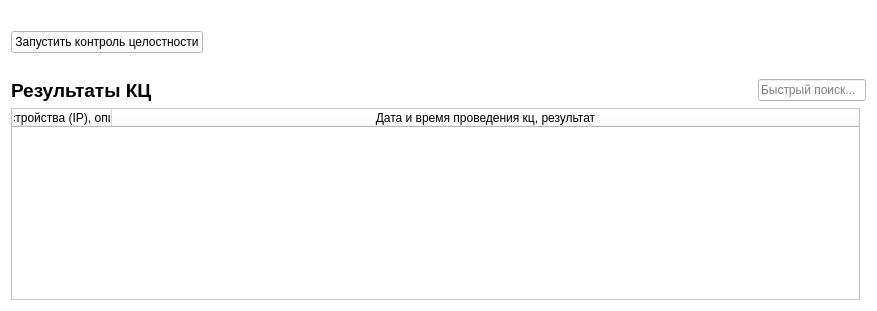
      <widget class="QWidget" name="KC">
       <property name="styleSheet">
        <string notr="true">background-color: rgb(255, 255, 255);</string>
       </property>
       <attribute name="title">
        <string>КЦ</string>
       </attribute>
       <layout class="QGridLayout" name="gridLayout_6">
        <item row="2" column="0" colspan="2">
         <layout class="QHBoxLayout" name="horizontalLayout_13">
          <item>
           <widget class="QLabel" name="lb_ResultKC">
            <property name="font">
             <font>
              <family>Arimo</family>
              <pointsize>14</pointsize>
              <weight>75</weight>
              <bold>true</bold>
             </font>
            </property>
            <property name="text">
             <string>Результаты КЦ</string>
            </property>
           </widget>
          </item>
          <item>
           <spacer name="horizontalSpacer_10">
            <property name="orientation">
             <enum>Qt::Horizontal</enum>
            </property>
            <property name="sizeType">
             <enum>QSizePolicy::Fixed</enum>
            </property>
            <property name="sizeHint" stdset="0">
             <size>
              <width>600</width>
              <height>20</height>
             </size>
            </property>
           </spacer>
          </item>
          <item>
           <widget class="QLineEdit" name="le_SerachKC">
            <property name="maximumSize">
             <size>
              <width>350</width>
              <height>16777215</height>
             </size>
            </property>
            <property name="placeholderText">
             <string>Быстрый поиск...</string>
            </property>
           </widget>
          </item>
         </layout>
        </item>
        <item row="0" column="0" colspan="2">
         <layout class="QHBoxLayout" name="horizontalLayout_14">
          <property name="topMargin">
           <number>20</number>
          </property>
          <property name="bottomMargin">
           <number>20</number>
          </property>
          <item>
           <widget class="QPushButton" name="pb_StartControl">
            <property name="sizePolicy">
             <sizepolicy hsizetype="Fixed" vsizetype="Fixed">
              <horstretch>0</horstretch>
              <verstretch>0</verstretch>
             </sizepolicy>
            </property>
            <property name="maximumSize">
             <size>
              <width>226</width>
              <height>16777215</height>
             </size>
            </property>
            <property name="acceptDrops">
             <bool>false</bool>
            </property>
            <property name="text">
             <string>Запустить контроль целостности</string>
            </property>
           </widget>
          </item>
          <item>
           <widget class="QLabel" name="lb_KC">
            <property name="text">
             <string/>
            </property>
           </widget>
          </item>
          <item>
           <spacer name="horizontalSpacer_9">
            <property name="orientation">
             <enum>Qt::Horizontal</enum>
            </property>
            <property name="sizeHint" stdset="0">
             <size>
              <width>40</width>
              <height>20</height>
             </size>
            </property>
           </spacer>
          </item>
         </layout>
        </item>
        <item row="3" column="0">
         <widget class="QTableWidget" name="tableWidget_3">
          <property name="font">
           <font>
            <family>Arimo</family>
            <pointsize>9</pointsize>
           </font>
          </property>
          <property name="autoFillBackground">
           <bool>true</bool>
          </property>
          <property name="editTriggers">
           <set>QAbstractItemView::NoEditTriggers</set>
          </property>
          <property name="tabKeyNavigation">
           <bool>true</bool>
          </property>
          <property name="showDropIndicator" stdset="0">
           <bool>true</bool>
          </property>
          <property name="dragDropOverwriteMode">
           <bool>true</bool>
          </property>
          <property name="selectionMode">
           <enum>QAbstractItemView::NoSelection</enum>
          </property>
          <property name="selectionBehavior">
           <enum>QAbstractItemView::SelectRows</enum>
          </property>
          <attribute name="horizontalHeaderDefaultSectionSize">
           <number>100</number>
          </attribute>
          <attribute name="horizontalHeaderMinimumSectionSize">
           <number>100</number>
          </attribute>
          <attribute name="horizontalHeaderStretchLastSection">
           <bool>true</bool>
          </attribute>
          <column>
           <property name="text">
            <string>Имя устройства (IP), описание</string>
           </property>
          </column>
          <column>
           <property name="text">
            <string>Дата и время проведения кц, результат</string>
           </property>
          </column>
         </widget>
        </item>
       </layout>
      </widget>
